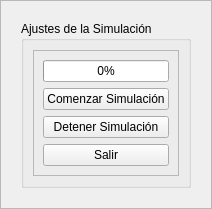
           <widget class="QFrame" name="frameInferior">
            <property name="frameShape">
             <enum>QFrame::StyledPanel</enum>
            </property>
            <property name="frameShadow">
             <enum>QFrame::Raised</enum>
            </property>
            <layout class="QGridLayout" name="gridLayout">
             <item row="0" column="0">
              <widget class="QFrame" name="frameSimulacion">
               <property name="frameShape">
                <enum>QFrame::NoFrame</enum>
               </property>
               <property name="frameShadow">
                <enum>QFrame::Raised</enum>
               </property>
               <layout class="QGridLayout" name="gridLayout_16">
                <item row="0" column="0">
                 <widget class="QGroupBox" name="groupBox_simulacion">
                  <property name="title">
                   <string>Ajustes de la Simulación</string>
                  </property>
                  <layout class="QGridLayout" name="gridLayout_17">
                   <item row="0" column="0">
                    <widget class="QFrame" name="frameAjustesSimulacion">
                     <property name="frameShape">
                      <enum>QFrame::StyledPanel</enum>
                     </property>
                     <property name="frameShadow">
                      <enum>QFrame::Raised</enum>
                     </property>
                     <layout class="QGridLayout" name="gridLayout_9">
                      <item row="0" column="0">
                       <layout class="QVBoxLayout" name="verticalLayout_simulacion">
                        <item>
                         <widget class="QProgressBar" name="progressBar">
                          <property name="value">
                           <number>0</number>
                          </property>
                         </widget>
                        </item>
                        <item>
                         <widget class="QPushButton" name="pb_comenzar">
                          <property name="text">
                           <string>Comenzar Simulación</string>
                          </property>
                         </widget>
                        </item>
                        <item>
                         <widget class="QPushButton" name="pb_detener">
                          <property name="text">
                           <string>Detener Simulación</string>
                          </property>
                         </widget>
                        </item>
                        <item>
                         <widget class="QPushButton" name="pb_salir">
                          <property name="text">
                           <string>Salir</string>
                          </property>
                         </widget>
                        </item>
                       </layout>
                      </item>
                     </layout>
                    </widget>
                   </item>
                  </layout>
                 </widget>
                </item>
               </layout>
              </widget>
             </item>
            </layout>
           </widget>
